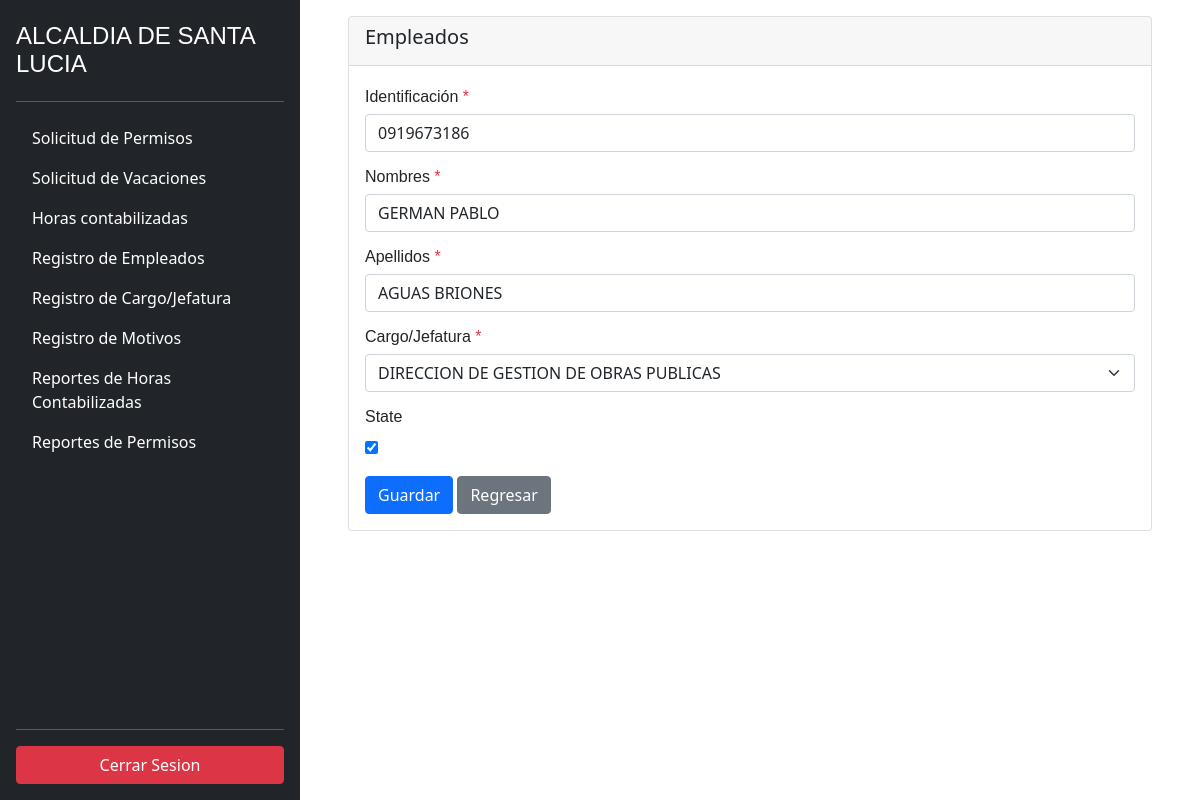
The app's page /employee/3/update (signed in) with its own data.
### employee/models.py (models this page shows, shortened)
class Employee(models.Model):
    identification = models.CharField(max_length=13)
    name = models.CharField(max_length=60)
    lastname = models.CharField(max_length=60)
    created = models.DateTimeField(auto_now_add=True)
    updated = models.DateTimeField(auto_now=True)
    jefatura = models.ForeignKey(
        Jefatura,
        related_name='jefatura',
        on_delete=models.SET_NULL,
        null=True
    )
    state = models.BooleanField(default=True)

### employee/views.py (the view, shortened to what this page needs)
# urls.py: path('employee/<pk>/update', login_required(EmployeeUpdateView.as_view()), name='update_employee'),
class EmployeeUpdateView(UpdateView):
    model = Employee
    form_class = EmployeeForm

### employee/forms.py
class EmployeeForm(forms.ModelForm):
    class Meta:
        model = Employee
        fields = '__all__'
    identification = forms.CharField(
        label='Identificación', widget=forms.TextInput(attrs={'class': 'form-control'}))
    name = forms.CharField(
        label='Nombres', widget=forms.TextInput(attrs={'class': 'form-control'}))
    lastname = forms.CharField(
        label='Apellidos', widget=forms.TextInput(attrs={'class': 'form-control'}))
    jefatura = forms.ModelChoiceField(label='Cargo/Jefatura', empty_label='Seleccione', queryset=Jefatura.objects.all(), widget=forms.Select(attrs={'class':'form-select'}))

### employee/models.py (called while the page is built)
    def __str__(self):
        return f'{self.description}'

### employee/templates/employee/employee_form.html
{% extends 'base.html' %}
{% block sidebar %}
{% include 'sidebar.html' %}
{% endblock %}
{% block content %}
<div class="card me-5 ms-5 mt-3 mb-3">
    <div class="card-header">
        <h5 class="card-title">Empleados</h5>
    </div>
    <div class="card-body">
        <form method="post"> {% csrf_token %}
            {% for field in form.visible_fields %}
            <div class="mb-3">
                <label for="exampleInputPassword1" class="form-label">
                    {{field.label}}
                    {% if field.field.required %}<span class="text-danger">*</span>{% endif %}
                </label>
                {{field}}
            </div>
            {% endfor %}
            <button type="submit" class="btn btn-primary">Guardar</button>
            <a href="{% url 'employee:list_employee' %}" class="btn btn-secondary">Regresar</a>
        </form>
    </div>
</div>
{% endblock %}

### employee/static/css/style.css (style rules this page uses)
* { box-sizing: border-box; margin: 0; padding: 0; }
label { display: block; font: 1rem 'Fira Sans', sans-serif; }
input, label { margin: .4rem 0; }

### records on screen
Employee: visible_fields "0919673186" "GERMAN PABLO" "AGUAS BRIONES" "DIRECCION DE GESTION DE OBRAS PUBLICAS" "☑"

### other values on screen
{{ field.label }} "Identificación" "Nombres" "Apellidos" "Cargo/Jefatura" "State"
